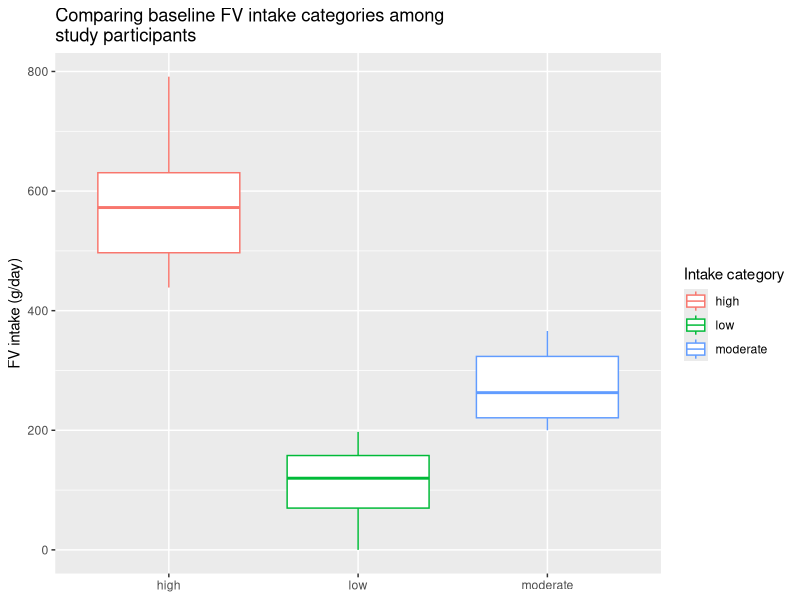
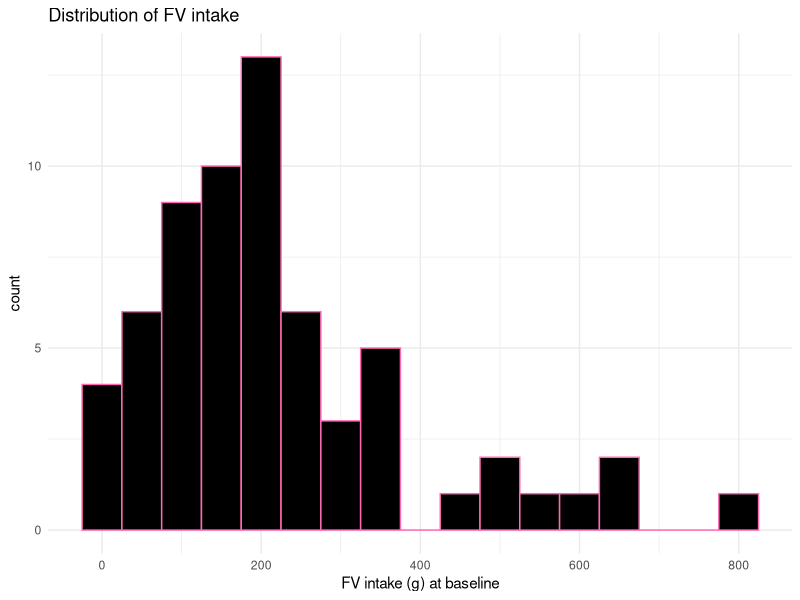
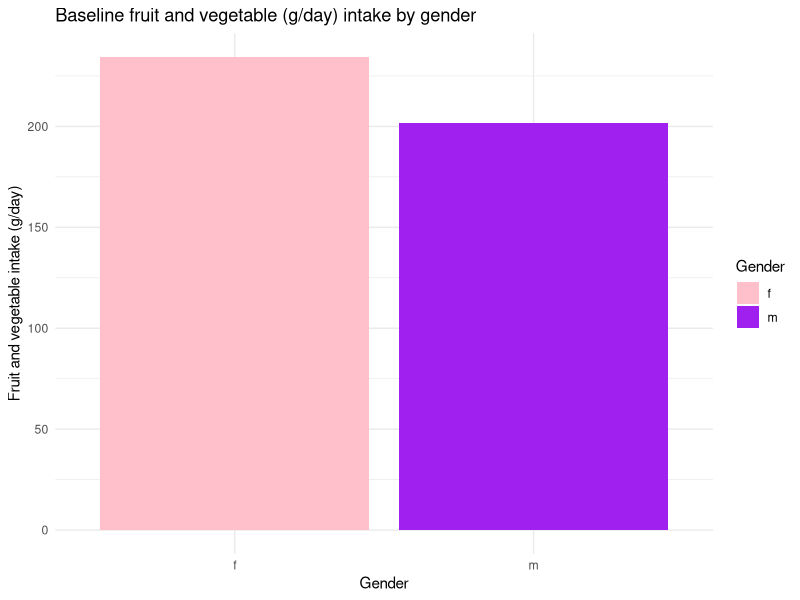

R code for these plots, in order:
# Tasks: clean and visualize a dataset that tracks daily fruit and vegetable consumption among study participants.
# Data Wrangling: (1) filter the data for participants aged 18 to 65. (2) Categorize participants as “Low”, “Moderate”, or “High” intake based on total daily intake: Low: Less than 200 grams; Moderate: Between 200 and 400 grams; High: More than 400 grams
# Data Visualization: (1) average daily fruit and vegetable intake by gender.(2) shows the distribution of total daily intake.(3) comparing total daily intake across the three intake categories. Add labels and titles to your plots & use different colors to distinguish between groups in the bar plot.

# attach packages
library(dplyr)
library(ggplot2)

# read data
df <- read.csv("supermarket_dat.csv", na.strings = c("NA", ""), stringsAsFactors = TRUE)

# view  variables
glimpse(df)

# no age var, so create random
df$age <- sample(18:65, nrow(df), replace = TRUE)
df$gender <- sample(c("m", "f"), nrow(df), replace = TRUE)

# create new df
dat <- df |>
  # select relevant variables
  select(age, gender, fv_pre) |>
  # filter age 18 - 65
  filter(age >= 18 | age <= 65) |>
  # move age to front
  relocate(age) |> 
  # create new var to account for categories of daily f/v intake
  mutate(
    fv_pre_cat =  case_when(
      fv_pre < 200 ~ "low",
      fv_pre >= 200 & fv_pre <= 400 ~ "moderate",
      fv_pre > 400 ~ "high"
  )
)

# create plot to view intake by gender

# summarize 
dat_sum <- dat |> 
  summarise(avg_fv_pre = mean(fv_pre), .by = gender)

# plot
fruit_gender <- ggplot(
  dat_sum, 
  aes(x = gender, y = avg_fv_pre, fill = gender)
  ) +
  geom_bar(stat = "identity") +
  labs(
    title = "Baseline fruit and vegetable (g/day) intake by gender",
    x = "Gender",
    y = "Fruit and vegetable intake (g/day)",
    fill = "Gender"
  ) +
  scale_fill_manual(values = c("f" = "pink", "m" = "purple")) +
  theme_minimal()


# view distribution of total intake
fruit_distr <- ggplot(
  dat,
  aes(x = fv_pre)
) +
  geom_histogram(binwidth = 50, color = "hotpink", fill = "black") +
  labs(
    title = "Distribution of FV intake",
    x = "FV intake (g) at baseline"
  ) +
  theme_minimal()

# compare intake across different intake categories

fruit_box <- ggplot(
  dat,
  aes(x = fv_pre_cat, y = fv_pre, color = fv_pre_cat)
) +
  geom_boxplot() +
  labs(
    title = "Comparing baseline FV intake categories among \nstudy participants",
    x = NULL,
    y = "FV intake (g/day)",
    color = "Intake category"
  )
